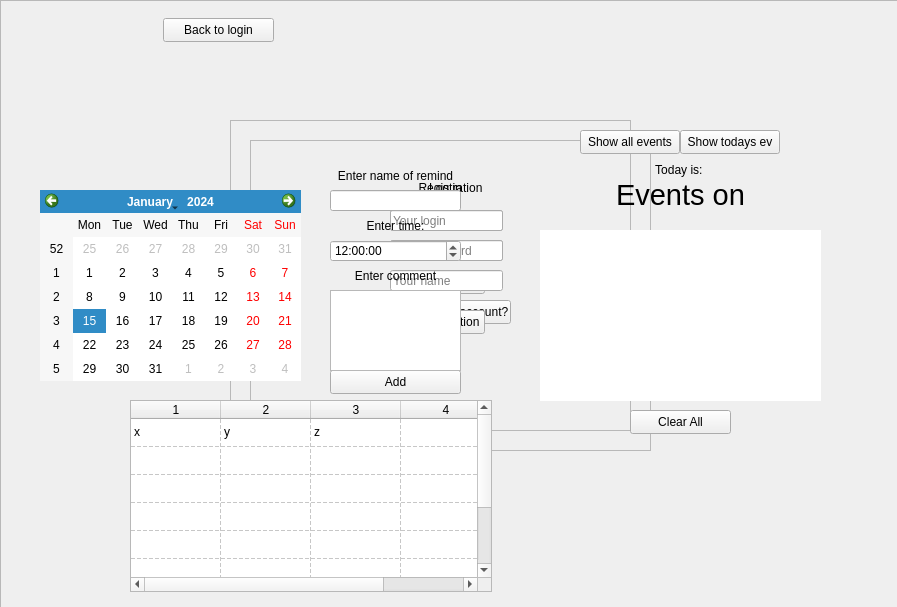
<?xml version="1.0" encoding="UTF-8"?>
<ui version="4.0">
 <class>MainWindow</class>
 <widget class="QMainWindow" name="MainWindow">
  <property name="enabled">
   <bool>true</bool>
  </property>
  <property name="geometry">
   <rect>
    <x>0</x>
    <y>0</y>
    <width>897</width>
    <height>607</height>
   </rect>
  </property>
  <property name="sizePolicy">
   <sizepolicy hsizetype="Preferred" vsizetype="Preferred">
    <horstretch>0</horstretch>
    <verstretch>0</verstretch>
   </sizepolicy>
  </property>
  <property name="windowTitle">
   <string>MainWindow</string>
  </property>
  <widget class="QWidget" name="centralwidget">
   <widget class="QFrame" name="frame">
    <property name="geometry">
     <rect>
      <x>230</x>
      <y>120</y>
      <width>401</width>
      <height>311</height>
     </rect>
    </property>
    <property name="frameShape">
     <enum>QFrame::StyledPanel</enum>
    </property>
    <property name="frameShadow">
     <enum>QFrame::Raised</enum>
    </property>
    <widget class="QLabel" name="label">
     <property name="geometry">
      <rect>
       <x>130</x>
       <y>60</y>
       <width>171</width>
       <height>16</height>
      </rect>
     </property>
     <property name="text">
      <string>Log in</string>
     </property>
     <property name="alignment">
      <set>Qt::AlignCenter</set>
     </property>
    </widget>
    <widget class="QLineEdit" name="lineEdit">
     <property name="geometry">
      <rect>
       <x>160</x>
       <y>90</y>
       <width>113</width>
       <height>21</height>
      </rect>
     </property>
     <property name="inputMask">
      <string/>
     </property>
     <property name="text">
      <string>r3dbk</string>
     </property>
     <property name="placeholderText">
      <string>Login</string>
     </property>
    </widget>
    <widget class="QLineEdit" name="lineEdit_2">
     <property name="geometry">
      <rect>
       <x>160</x>
       <y>120</y>
       <width>113</width>
       <height>21</height>
      </rect>
     </property>
     <property name="inputMask">
      <string/>
     </property>
     <property name="text">
      <string>Olavut93</string>
     </property>
     <property name="placeholderText">
      <string>Password</string>
     </property>
     <property name="clearButtonEnabled">
      <bool>false</bool>
     </property>
    </widget>
    <widget class="QPushButton" name="pushButton">
     <property name="geometry">
      <rect>
       <x>180</x>
       <y>150</y>
       <width>75</width>
       <height>24</height>
      </rect>
     </property>
     <property name="text">
      <string>Log in</string>
     </property>
    </widget>
    <widget class="QPushButton" name="pushButton_3">
     <property name="geometry">
      <rect>
       <x>150</x>
       <y>180</y>
       <width>131</width>
       <height>24</height>
      </rect>
     </property>
     <property name="text">
      <string>Don't have an account?</string>
     </property>
    </widget>
   </widget>
   <widget class="QFrame" name="frame_2">
    <property name="geometry">
     <rect>
      <x>250</x>
      <y>140</y>
      <width>401</width>
      <height>311</height>
     </rect>
    </property>
    <property name="frameShape">
     <enum>QFrame::StyledPanel</enum>
    </property>
    <property name="frameShadow">
     <enum>QFrame::Raised</enum>
    </property>
    <widget class="QLabel" name="label_2">
     <property name="geometry">
      <rect>
       <x>110</x>
       <y>40</y>
       <width>181</width>
       <height>16</height>
      </rect>
     </property>
     <property name="text">
      <string>Registration</string>
     </property>
     <property name="alignment">
      <set>Qt::AlignCenter</set>
     </property>
    </widget>
    <widget class="QLineEdit" name="lineEdit_3">
     <property name="geometry">
      <rect>
       <x>140</x>
       <y>70</y>
       <width>113</width>
       <height>21</height>
      </rect>
     </property>
     <property name="placeholderText">
      <string>Your login</string>
     </property>
    </widget>
    <widget class="QLineEdit" name="lineEdit_4">
     <property name="geometry">
      <rect>
       <x>140</x>
       <y>100</y>
       <width>113</width>
       <height>21</height>
      </rect>
     </property>
     <property name="placeholderText">
      <string>Your password</string>
     </property>
    </widget>
    <widget class="QLineEdit" name="lineEdit_5">
     <property name="geometry">
      <rect>
       <x>140</x>
       <y>130</y>
       <width>113</width>
       <height>21</height>
      </rect>
     </property>
     <property name="placeholderText">
      <string>Your name</string>
     </property>
    </widget>
    <widget class="QPushButton" name="pushButton_2">
     <property name="geometry">
      <rect>
       <x>160</x>
       <y>170</y>
       <width>75</width>
       <height>24</height>
      </rect>
     </property>
     <property name="text">
      <string>Registration</string>
     </property>
    </widget>
   </widget>
   <widget class="QFrame" name="frame_3">
    <property name="geometry">
     <rect>
      <x>0</x>
      <y>0</y>
      <width>901</width>
      <height>611</height>
     </rect>
    </property>
    <property name="frameShape">
     <enum>QFrame::StyledPanel</enum>
    </property>
    <property name="frameShadow">
     <enum>QFrame::Raised</enum>
    </property>
    <widget class="QLabel" name="label_3">
     <property name="geometry">
      <rect>
       <x>20</x>
       <y>20</y>
       <width>121</width>
       <height>21</height>
      </rect>
     </property>
     <property name="sizePolicy">
      <sizepolicy hsizetype="Preferred" vsizetype="Preferred">
       <horstretch>0</horstretch>
       <verstretch>0</verstretch>
      </sizepolicy>
     </property>
     <property name="text">
      <string/>
     </property>
     <property name="alignment">
      <set>Qt::AlignCenter</set>
     </property>
    </widget>
    <widget class="QCalendarWidget" name="calendarWidget">
     <property name="geometry">
      <rect>
       <x>40</x>
       <y>190</y>
       <width>261</width>
       <height>191</height>
      </rect>
     </property>
     <property name="sizePolicy">
      <sizepolicy hsizetype="Preferred" vsizetype="Preferred">
       <horstretch>0</horstretch>
       <verstretch>0</verstretch>
      </sizepolicy>
     </property>
     <property name="locale">
      <locale language="English" country="UnitedStates"/>
     </property>
     <property name="minimumDate">
      <date>
       <year>2000</year>
       <month>9</month>
       <day>14</day>
      </date>
     </property>
     <property name="maximumDate">
      <date>
       <year>3000</year>
       <month>12</month>
       <day>31</day>
      </date>
     </property>
     <property name="firstDayOfWeek">
      <enum>Qt::Monday</enum>
     </property>
    </widget>
    <widget class="QLabel" name="label_4">
     <property name="geometry">
      <rect>
       <x>330</x>
       <y>165</y>
       <width>131</width>
       <height>21</height>
      </rect>
     </property>
     <property name="text">
      <string>Enter name of remind</string>
     </property>
     <property name="alignment">
      <set>Qt::AlignCenter</set>
     </property>
    </widget>
    <widget class="QLineEdit" name="lineEdit_6">
     <property name="geometry">
      <rect>
       <x>330</x>
       <y>190</y>
       <width>131</width>
       <height>21</height>
      </rect>
     </property>
     <property name="placeholderText">
      <string/>
     </property>
    </widget>
    <widget class="QLabel" name="label_5">
     <property name="geometry">
      <rect>
       <x>330</x>
       <y>265</y>
       <width>131</width>
       <height>21</height>
      </rect>
     </property>
     <property name="text">
      <string>Enter comment</string>
     </property>
     <property name="alignment">
      <set>Qt::AlignCenter</set>
     </property>
    </widget>
    <widget class="QPushButton" name="pushButton_5">
     <property name="geometry">
      <rect>
       <x>330</x>
       <y>370</y>
       <width>131</width>
       <height>24</height>
      </rect>
     </property>
     <property name="text">
      <string>Add</string>
     </property>
    </widget>
    <widget class="QTimeEdit" name="timeEdit">
     <property name="geometry">
      <rect>
       <x>330</x>
       <y>240</y>
       <width>131</width>
       <height>22</height>
      </rect>
     </property>
     <property name="time">
      <time>
       <hour>12</hour>
       <minute>0</minute>
       <second>0</second>
      </time>
     </property>
    </widget>
    <widget class="QLabel" name="label_6">
     <property name="geometry">
      <rect>
       <x>330</x>
       <y>210</y>
       <width>131</width>
       <height>31</height>
      </rect>
     </property>
     <property name="text">
      <string>Enter time:</string>
     </property>
     <property name="alignment">
      <set>Qt::AlignCenter</set>
     </property>
    </widget>
    <widget class="QLabel" name="label_7">
     <property name="geometry">
      <rect>
       <x>540</x>
       <y>180</y>
       <width>281</width>
       <height>30</height>
      </rect>
     </property>
     <property name="font">
      <font>
       <pointsize>22</pointsize>
      </font>
     </property>
     <property name="text">
      <string>Events on</string>
     </property>
     <property name="alignment">
      <set>Qt::AlignCenter</set>
     </property>
    </widget>
    <widget class="QPushButton" name="pushButton_6">
     <property name="geometry">
      <rect>
       <x>580</x>
       <y>130</y>
       <width>100</width>
       <height>24</height>
      </rect>
     </property>
     <property name="text">
      <string>Show all events</string>
     </property>
    </widget>
    <widget class="QPushButton" name="pushButton_7">
     <property name="geometry">
      <rect>
       <x>680</x>
       <y>130</y>
       <width>100</width>
       <height>24</height>
      </rect>
     </property>
     <property name="text">
      <string>Show todays ev</string>
     </property>
    </widget>
    <widget class="QTextEdit" name="textEdit">
     <property name="geometry">
      <rect>
       <x>330</x>
       <y>290</y>
       <width>131</width>
       <height>81</height>
      </rect>
     </property>
    </widget>
    <widget class="QTextEdit" name="textEdit_2">
     <property name="geometry">
      <rect>
       <x>540</x>
       <y>230</y>
       <width>281</width>
       <height>171</height>
      </rect>
     </property>
     <property name="frameShape">
      <enum>QFrame::NoFrame</enum>
     </property>
     <property name="readOnly">
      <bool>true</bool>
     </property>
    </widget>
    <widget class="QPushButton" name="pushButton_8">
     <property name="geometry">
      <rect>
       <x>630</x>
       <y>410</y>
       <width>101</width>
       <height>24</height>
      </rect>
     </property>
     <property name="text">
      <string>Clear All</string>
     </property>
    </widget>
    <widget class="QLabel" name="label_8">
     <property name="geometry">
      <rect>
       <x>540</x>
       <y>160</y>
       <width>281</width>
       <height>20</height>
      </rect>
     </property>
     <property name="text">
      <string>Today is: </string>
     </property>
     <property name="alignment">
      <set>Qt::AlignCenter</set>
     </property>
    </widget>
    <widget class="QTableWidget" name="tableWidget">
     <property name="geometry">
      <rect>
       <x>130</x>
       <y>400</y>
       <width>362</width>
       <height>192</height>
      </rect>
     </property>
     <property name="sizeIncrement">
      <size>
       <width>0</width>
       <height>0</height>
      </size>
     </property>
     <property name="focusPolicy">
      <enum>Qt::NoFocus</enum>
     </property>
     <property name="autoFillBackground">
      <bool>false</bool>
     </property>
     <property name="editTriggers">
      <set>QAbstractItemView::NoEditTriggers</set>
     </property>
     <property name="tabKeyNavigation">
      <bool>true</bool>
     </property>
     <property name="showDropIndicator" stdset="0">
      <bool>true</bool>
     </property>
     <property name="dragDropOverwriteMode">
      <bool>false</bool>
     </property>
     <property name="textElideMode">
      <enum>Qt::ElideRight</enum>
     </property>
     <property name="showGrid">
      <bool>true</bool>
     </property>
     <property name="gridStyle">
      <enum>Qt::DashLine</enum>
     </property>
     <property name="wordWrap">
      <bool>true</bool>
     </property>
     <property name="rowCount">
      <number>8</number>
     </property>
     <property name="columnCount">
      <number>4</number>
     </property>
     <attribute name="horizontalHeaderVisible">
      <bool>true</bool>
     </attribute>
     <attribute name="horizontalHeaderMinimumSectionSize">
      <number>32</number>
     </attribute>
     <attribute name="horizontalHeaderDefaultSectionSize">
      <number>90</number>
     </attribute>
     <attribute name="horizontalHeaderHighlightSections">
      <bool>true</bool>
     </attribute>
     <attribute name="horizontalHeaderStretchLastSection">
      <bool>false</bool>
     </attribute>
     <attribute name="verticalHeaderVisible">
      <bool>false</bool>
     </attribute>
     <attribute name="verticalHeaderDefaultSectionSize">
      <number>28</number>
     </attribute>
     <attribute name="verticalHeaderHighlightSections">
      <bool>true</bool>
     </attribute>
     <attribute name="verticalHeaderStretchLastSection">
      <bool>false</bool>
     </attribute>
     <row/>
     <row/>
     <row/>
     <row/>
     <row/>
     <row/>
     <row/>
     <row/>
     <column/>
     <column/>
     <column/>
     <column/>
     <item row="0" column="0">
      <property name="text">
       <string>x</string>
      </property>
     </item>
     <item row="0" column="1">
      <property name="text">
       <string>y</string>
      </property>
     </item>
     <item row="0" column="2">
      <property name="text">
       <string>z</string>
      </property>
     </item>
    </widget>
   </widget>
   <widget class="QPushButton" name="pushButton_4">
    <property name="geometry">
     <rect>
      <x>163</x>
      <y>18</y>
      <width>111</width>
      <height>24</height>
     </rect>
    </property>
    <property name="text">
     <string>Back to login</string>
    </property>
    <property name="autoRepeatDelay">
     <number>300</number>
    </property>
   </widget>
  </widget>
 </widget>
 <resources/>
 <connections/>
</ui>
